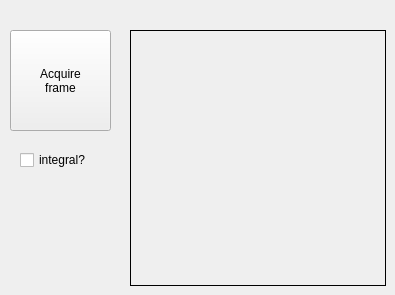
         <widget class="QWidget" name="tab_7">
          <attribute name="title">
           <string>Frame</string>
          </attribute>
          <widget class="QLabel" name="label_image_frame5">
           <property name="geometry">
            <rect>
             <x>130</x>
             <y>30</y>
             <width>256</width>
             <height>256</height>
            </rect>
           </property>
           <property name="sizePolicy">
            <sizepolicy hsizetype="Ignored" vsizetype="Ignored">
             <horstretch>0</horstretch>
             <verstretch>0</verstretch>
            </sizepolicy>
           </property>
           <property name="minimumSize">
            <size>
             <width>256</width>
             <height>256</height>
            </size>
           </property>
           <property name="frameShape">
            <enum>QFrame::Box</enum>
           </property>
           <property name="text">
            <string/>
           </property>
          </widget>
          <widget class="QPushButton" name="pushButton_acquire_frame">
           <property name="geometry">
            <rect>
             <x>10</x>
             <y>30</y>
             <width>101</width>
             <height>101</height>
            </rect>
           </property>
           <property name="text">
            <string>Acquire
frame</string>
           </property>
          </widget>
          <widget class="QCheckBox" name="checkBox_frame_integral">
           <property name="geometry">
            <rect>
             <x>20</x>
             <y>150</y>
             <width>81</width>
             <height>20</height>
            </rect>
           </property>
           <property name="text">
            <string>integral?</string>
           </property>
          </widget>
         </widget>
